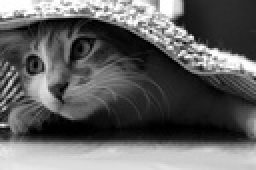
%> input picture filtering/cat.jpg, 128 x 85 px, shrunk from 640 x 427 before the run (shown 2 times larger)
$ octave run.m   (GNU Octave 9; MATLAB toolbox functions it lacks are replaced by stand-ins)
%> lines starting %> are read from the running program, lines starting %| are printed output that depends on the picture
%> further down, Image is the input picture: size 85x128 uint8; min 0, max 255, mean 97.7
### filtering/bilateral.m
function J = bilateral (I, sigma_d, sigma_r)
%> called with sigma_d = 4, sigma_r = 55
    %parameters defining
    k = 6*sigma_d;
    sigma_r = sigma_r/100;
    k1 = round(k/2);
    I1 = padarray(I,[k1 k1]);
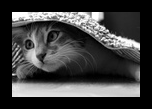
%> I1: size 109x152 double; min 0, max 1, mean 0.252

    G = fspecial('gaussian', k, sigma_d);
    [S1, S2] = size(I);
%> S1 = 85; S2 = 128

    Output=zeros(S1+k1,S2+k1);
    for i = k1:(S1+k1)
        for j = k1:(S2+k1)
            Frame = I1(i-k1+1:i+k1 , j-k1+1:j+k1);
            F = Frame-I1(i,j);
            F = exp(-(F.*F)/(2*sigma_r*sigma_r));
            FOGfilter = F.*G;
            biliteral2 = Frame.*FOGfilter;
            Output(i,j) = sum(sum(biliteral2))/sum(sum(FOGfilter));
        end;
    end
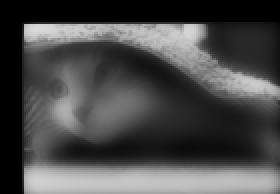
%> Output: size 97x140 double (shown 2 times larger); min 0, max 0.855, mean 0.293
    Output = Output(k1+1:S1+k1,k1+1:S2+k1);
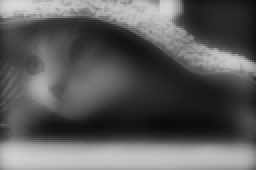
%> Output: size 85x128 double (shown 2 times larger); min 0.045, max 0.855, mean 0.363
    J = Output;
end

### filtering/run.m
% Katharismos prohgoumenwn metavlhtwn kai diagrammatwn
clear all; close all;

% Diavasma Eikonas kai Scaling
Image = imread('cat.jpg');
Image = double(Image)/255;

% Efarmorgi filtrwn
%biliteral kai median
J1 = bilateral(Image, 4,55);
J2 = medfilt2(Image, [5 5]);
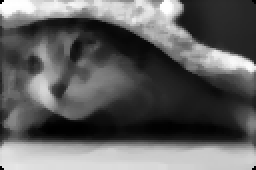
%> J2: size 85x128 double (shown 2 times larger); min 0, max 1, mean 0.377
figure(1);
imshow(Image);
title('Original image');
figure(2);
imshow(J1);
title('Image processed by biliteral filter with parameters s_d = 5, s_r = 55');
figure(3);
imshow(J2);
title('Image processed by median filter');

s_d = linspace(1, 10, 3);
s_r = linspace(10, 100, 3);

figure(4);
for i = 1:3
    for j = 1:3
        J1 = bilateral(Image, round(s_d(i)), round(s_r(j)));
        subplot(4, 4, (i-1)*4 + j);
        imshow(J1);
    end
end
suptitle('Image processed by biliteral filter for various parameters');
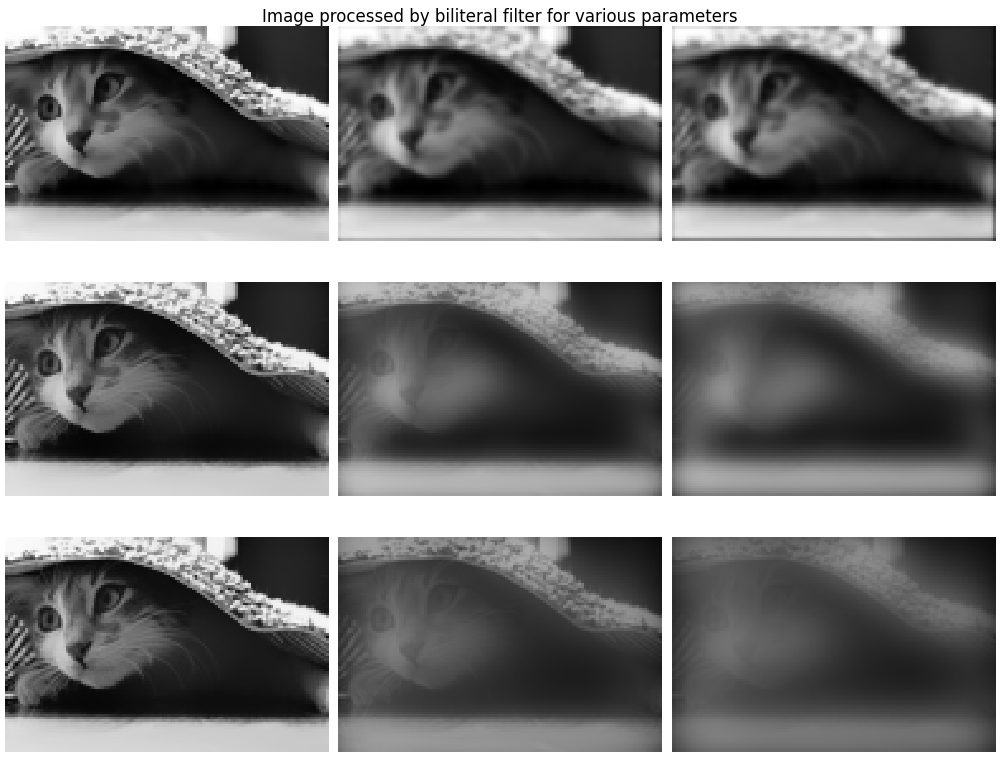
%> figure redrawn from the program's plot data, 9 panels

med = linspace(3, 20, 6);

figure(5);
for i = 1:6
    k = round(med(i));
    J2 = medfilt2(Image, [k k]);
    subplot(3, 2, i);
    imshow(J2);
end
%> this loop made 6 passes
%> pass 1, `J2 = medfilt2(Image, [k k]);`:
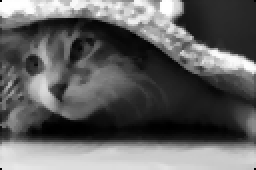
%> J2: size 85x128 double (shown 2 times larger); min 0, max 1, mean 0.381
suptitle('Image processed by median filter for various parameters');
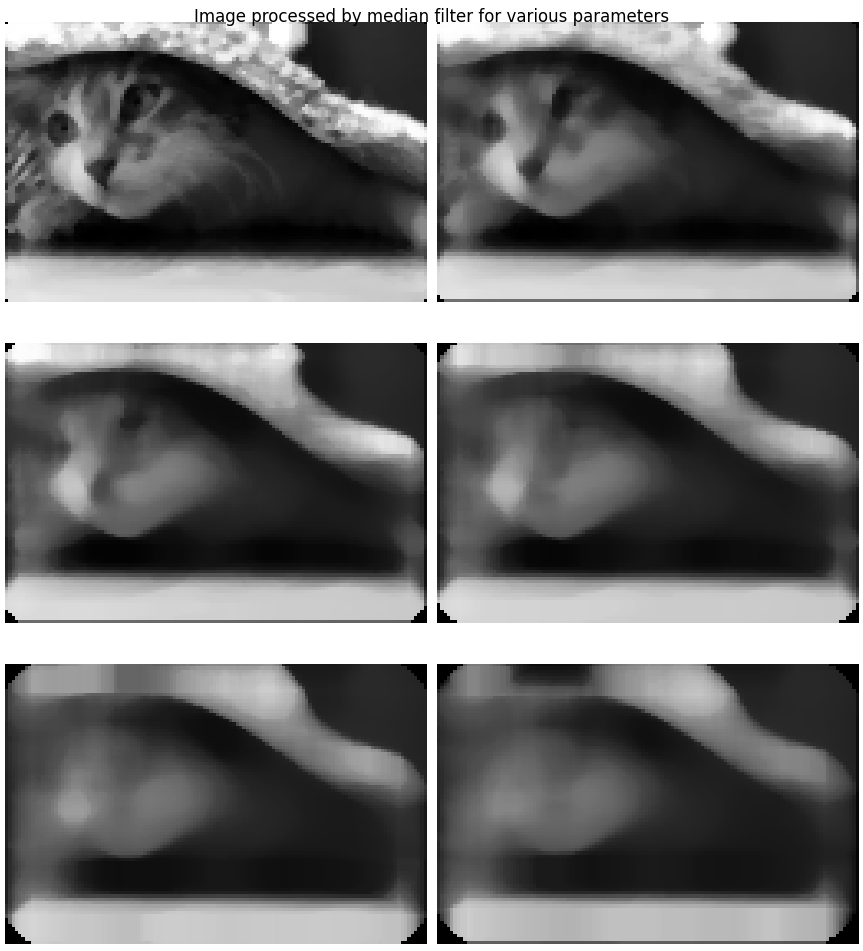
%> figure redrawn from the program's plot data, 6 panels
%Diavasma allhs eikonas gia nea apeikonish
%efarmoghs kai epidrashs biliteral
%> (the run ends here)
